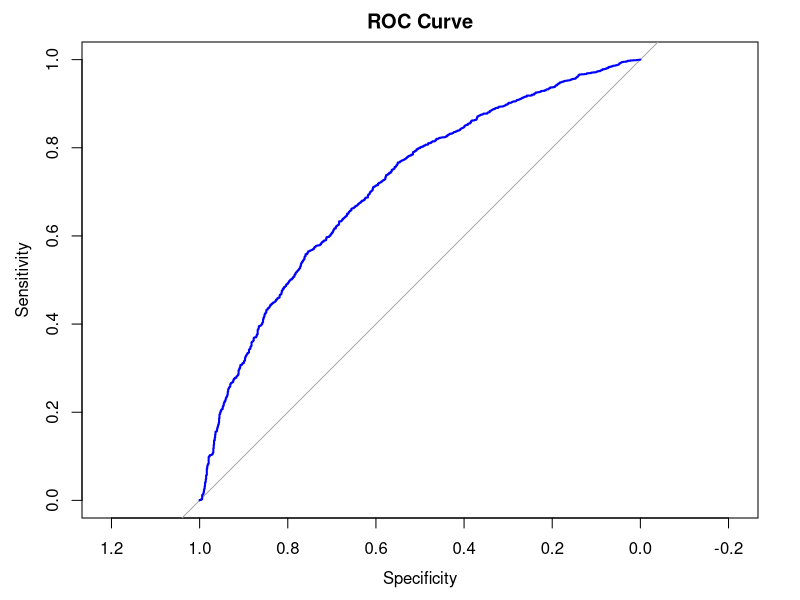

R code for this plot:
# Load the data
nfl <- read.csv("NFL.csv")

# Drop unnecessary columns
nfl <- subset(nfl, select = -c(Player, School, Drafted..tm.rnd.yr., Player_Type, Position))

# checking NA observations
colSums(is.na(nfl))

# Replace NA with column medians for numeric predictors
for (col in names(nfl)) {
  if (is.numeric(nfl[[col]])) {
    nfl[[col]][is.na(nfl[[col]])] <- median(nfl[[col]], na.rm = TRUE)
  }
}
# confirm with no NA
colSums(is.na(nfl))

# Convert categorical variables to factors
cat_vars <- c("Position_Type")
nfl[cat_vars] <- lapply(nfl[cat_vars], as.factor)

# Convert Drafted to binary (1 = Yes, 0 = No)
nfl$Drafted <- ifelse(nfl$Drafted == "Yes", 1, 0)

# Fit logistic regression
model <- glm(Drafted ~ ., data = nfl, family = binomial)

# Summary of the model
summary(model)

nfl$predicted_prob <- predict(model, type = "response")
predicted_class <- ifelse(nfl$predicted_prob >= 0.5, 1, 0)
conf_mat <- table(Predicted = predicted_class, Actual = nfl$Drafted)
conf_mat

# Accuracy
accuracy <- (conf_mat[1,1] + conf_mat[2,2]) / sum(conf_mat)
accuracy

## ROC Curve
library(pROC)
nfl$predicted_prob <- predict(model, type = "response")
roc_obj <- roc(nfl$Drafted, nfl$predicted_prob)
plot(roc_obj, main = "ROC Curve", col = "blue")
auc(roc_obj)




